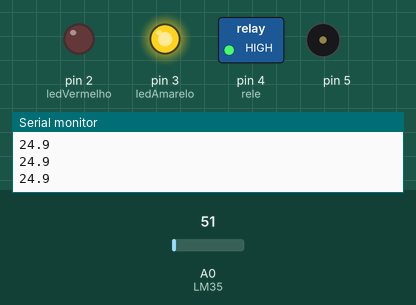
Recording of a sketch running on a simulated Arduino Uno, built with avr-gcc and run on an emulated ATmega328P. On the bench: switched loads named in the sketch (green lamp = pin HIGH), output pins drawn as LEDs (lit = HIGH), buzzer (waves = sounding), the last lines printed to the serial monitor. The inputs (shaded band) are chosen by the test bench; at power-on: A0 (LM35) = 51.

Above: at 1.2 s.
1.3 s: A0 (LM35) set to 66
At 2.7 s:
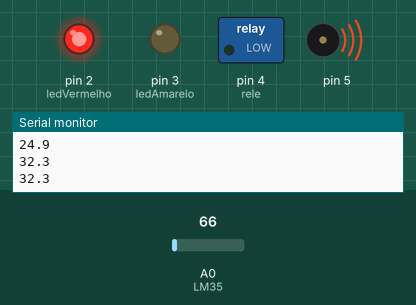
3.5 s: A0 (LM35) set to 61
At 5.2 s:
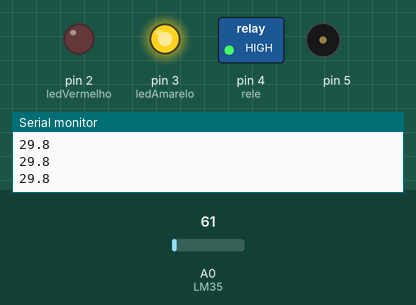
6.1 s: A0 (LM35) set to 71
At 8.1 s:
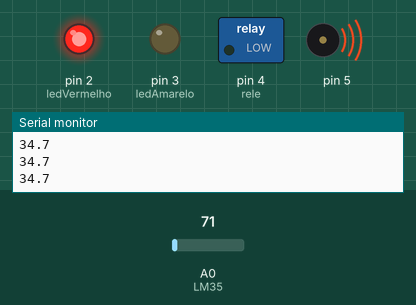
Timing chart, 0 to 14.1 s (numbered marks = the images above; inputs shaded):
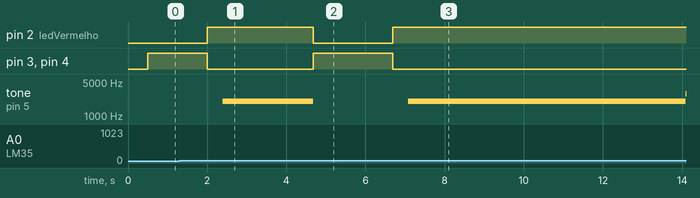

Measured:
- the behaviour switches between 61 and 62 on A0 (LM35) (found by bisection; images 0 and 1)
- after the input at 1.3 s, pin 2 (ledVermelho): LOW → HIGH after 0.70 s; pin 3 (ledAmarelo), pin 4 (rele): HIGH → LOW after 0.70 s; tone on pin 5: silent → 2017 Hz after 1.1 s
- after the input at 3.5 s, pin 2 (ledVermelho): HIGH → LOW after 1.2 s; pin 3 (ledAmarelo), pin 4 (rele): LOW → HIGH after 1.2 s; tone on pin 5: 2017 Hz → silent after 1.2 s
- after the input at 6.1 s, pin 2 (ledVermelho): LOW → HIGH after 0.59 s; pin 3 (ledAmarelo), pin 4 (rele): HIGH → LOW after 0.59 s; tone on pin 5: silent → 2017 Hz after 0.98 s, → 2857 Hz 7.0 s later

The sketch:

sketch_aug02a.ino
```cpp
const int LM35 = A0;
const int ATRASO = 500;
const float BASE_CELSIUS = 0.4887585532746823069403714565;
const int ledVermelho = 2;
const int ledAmarelo = 3;
const int rele = 4;
float seno;
int frequencia;
float temp;
void setup() {
 Serial.begin(9600);
 pinMode(ledVermelho,OUTPUT);
 pinMode(ledAmarelo,OUTPUT);
 pinMode(5,OUTPUT);
 pinMode(rele,OUTPUT);
}
void loop() {
 Serial.println(lerTemperatura(), 1);

 temp = lerTemperatura();
 delay(ATRASO);
 if (temp>30){
  digitalWrite(ledVermelho,HIGH);
  digitalWrite(ledAmarelo,LOW);
  digitalWrite(rele,LOW);
  sirene();
  temp = lerTemperatura();

  }
  else {
  digitalWrite(ledAmarelo,HIGH);
  digitalWrite(ledVermelho,LOW);
  digitalWrite(rele,HIGH);
  noTone(5);
  temp = lerTemperatura();
  }


}
float lerTemperatura() {
 return (analogRead(LM35) * BASE_CELSIUS);
}
void sirene(){
for(int x=0;x<180;x++){
  //converte graus para radiando e depois obtém o valor do seno
  seno=(sin(x*3.1416/180));
  //gera uma frequência a partir do valor do seno
  frequencia = 2000+(int(seno*1000));
  tone(5,frequencia);
  delay(2);
}}
```
